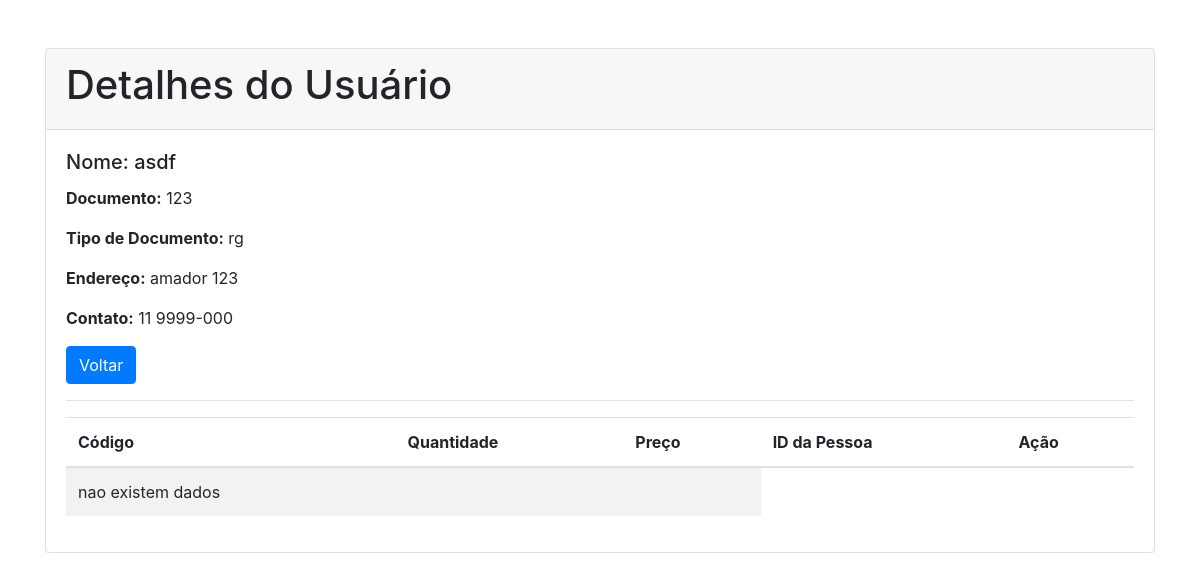
/cotistas/ver/1, run on an earlier commit of the app's database.
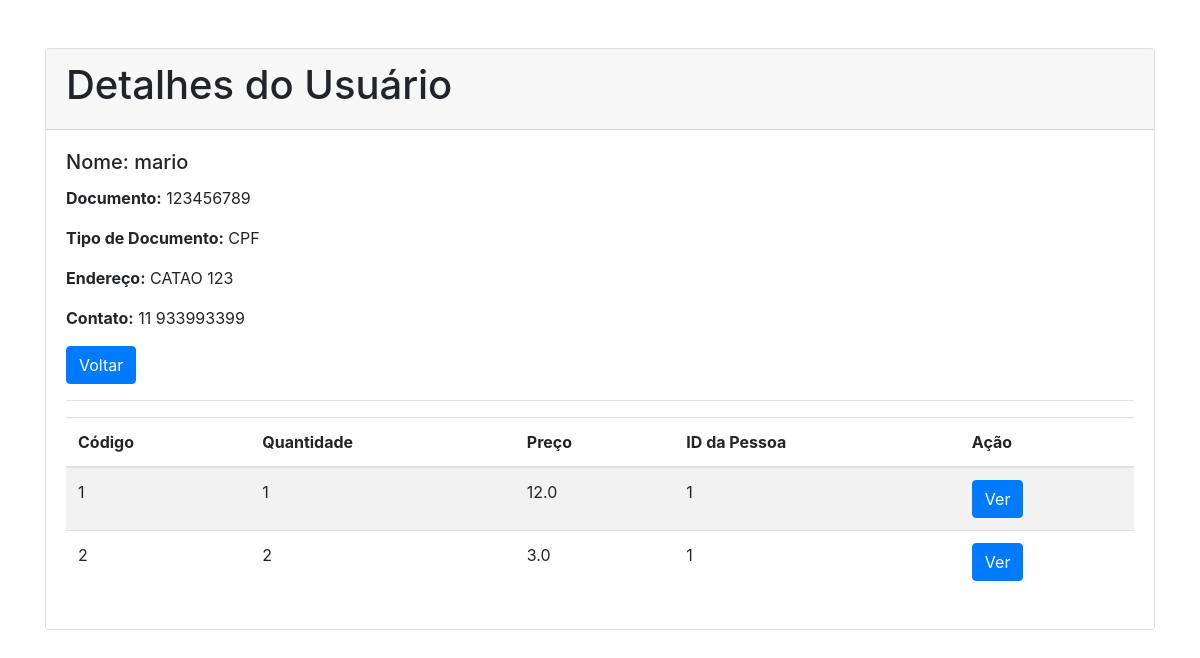
And on a later commit of the database.
### model.py (models this page shows)
class Person(SQLModel, table=True):
	id: Optional[int] = Field(default=None, primary_key=True)
	name:str
	doc:str
	tipe_doc:str
	adress: str
	contact:str
	titles:List['Title']=Relationship()

class Title(SQLModel, table=True):
	id: Optional[int] = Field(default=None, primary_key=True)
	code: int
	quantity: str
	price: float
	person_id: int = Field(foreign_key='person.id')

### person.py (the view)
@person.route('/ver/<id>', methods = ['GET','POST'])
def view(id):
    data=model.get_person_id(id)
    return render_template('person/view.html' , data=data)

### model.py (called while the page is built)
def get_person_id(id:int):
	with Session(engine) as session:
		person = session.get(Person , id)
		return person , person.titles

### templates/person/view.html (shortened to what this page needs)
{% extends 'base.html' %}
{% block content %}
<body>
    <div class="container mt-5">
        <div class="card">
            <div class="card-header">
                <h1>Detalhes do Usuário</h1>
            </div>
            <div class="card-body">
                <h5 class="card-title">Nome:
                    <span id="user-name">{{data[0].name}}</span>
                </h5>
                <p class="card-text">
                    <strong>Documento:</strong>
                    <span id="user-doc">{{data[0].doc}}</span>
                </p>
                <p class="card-text">
                    <strong>Tipo de Documento:</strong>
                    <span id="user-type-doc">{{data[0].tipe_doc}}</span>
                </p>
                <p class="card-text">
                    <strong>Endereço:</strong>
                    <span id="user-adress">{{data[0].adress}}</span>
                </p>
                <p class="card-text">
                    <strong>Contato:</strong>
                    <span id="user-contact">{{data[0].contact}}</span></p>
                <a href="{{url_for('person.list')}}" class="btn btn-primary">Voltar</a>
                <hr>
                <table class="table table-striped">
            <thead>
                <tr>
                    <th scope="col">Código</th>
                    <th scope="col">Quantidade</th>
                    <th scope="col">Preço</th>
                    <th scope="col">ID da Pessoa</th>
                    <th scope="col">Ação</th>
                </tr>
            </thead>
            <tbody>
                {% if data[1]:%}
                    {%for x in data[1]:%}
                        <tr>
                            <td>{{x.code}}</td>
                            <td>{{x.quantity}}</td>
                            <td>{{x.price}}</td>
                            <td>{{x.person_id}}</td>
                            <td>
                                <a href="{{url_for('titles.view', id=x.id)}}">
                                    <button class="btn btn-primary">
                                        Ver
                                    </button>
                                </a>
                            </td>
                        </tr>
                    {%endfor%}
                {%else:%}
                    <tr>
                        <td>nao existem dados</td>
                        <td></td>
                        <td></td>
                    </tr>
                {%endif%}
            </tbody>
        </table>
            </div>
        </div>
    </div>
</body>
{% endblock %}

What changed in the data, as far as the page shows it:
changed Person: name "asdf" → "mario"; doc "123" → "123456789"; tipe_doc "rg" → "CPF"; adress "amador 123" → "CATAO 123"; contact "11 9999-000" → "11 933993399"
now on this page (row edited): Title: code "1", quantity "1", price "12.0", person_id "1"
now on this page (row edited): Title: code "2", quantity "2", price "3.0", person_id "1"
Also different on the page:
text no longer shown: "nao existem dados"
